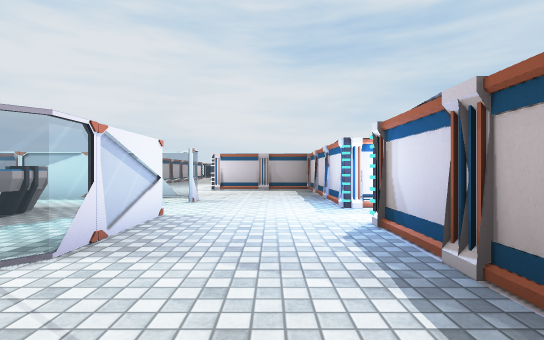
View 1 (above)

16 first-person views from a walk through a scene from a Unity 3-D project. The camera is 1.2 m above the floor, looks level and sees 85° across. Doors are open. The floor is counted in squares, 2 m on a side. Each view is taken from the middle of a square. On the plan, view 1 faces up. The plan holds only what a view shows up to about 9 squares ahead; the rest is blank. Some surface patterns are stand-ins.

View 2
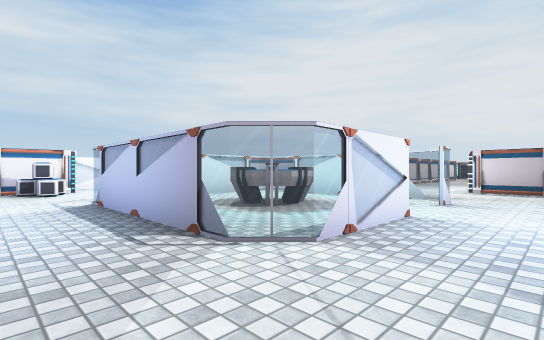

View 3
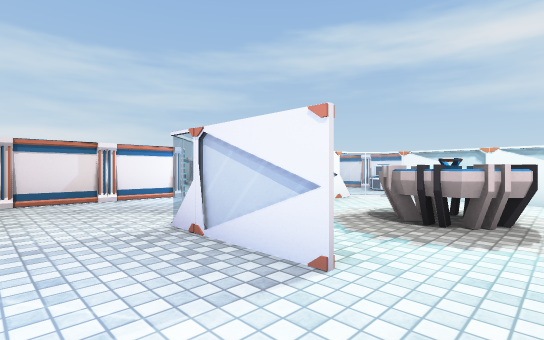

View 4
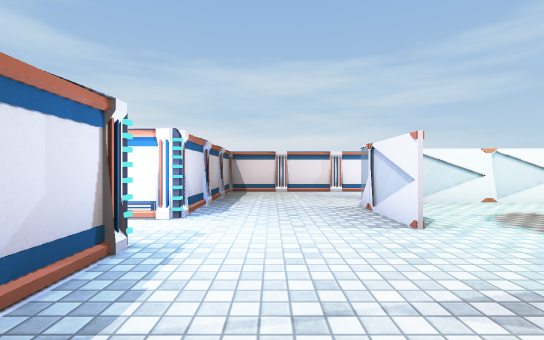

View 5
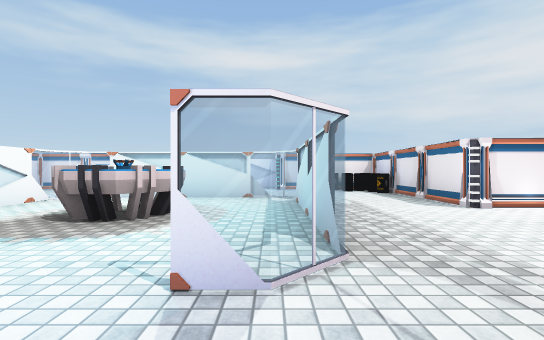

View 6
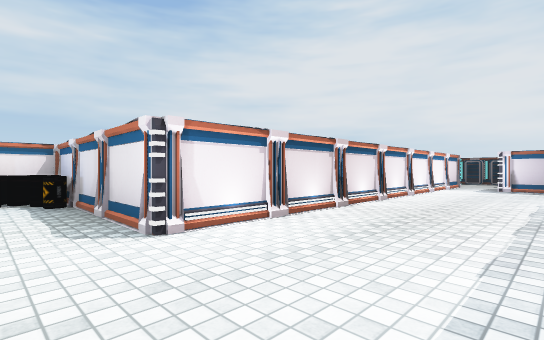

View 7
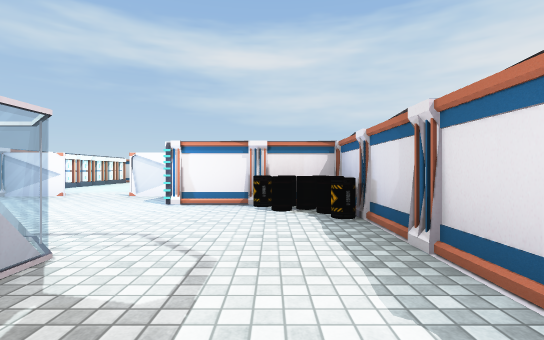

View 8
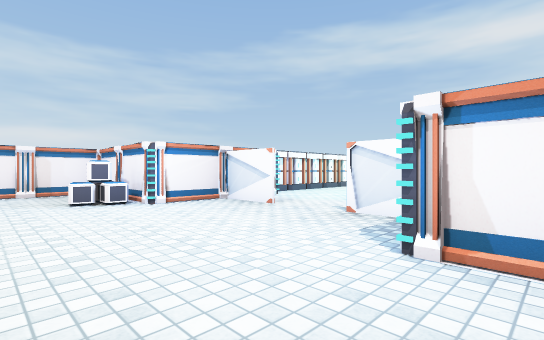

View 9
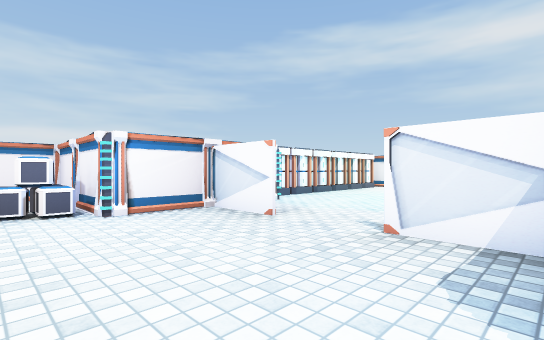

View 10
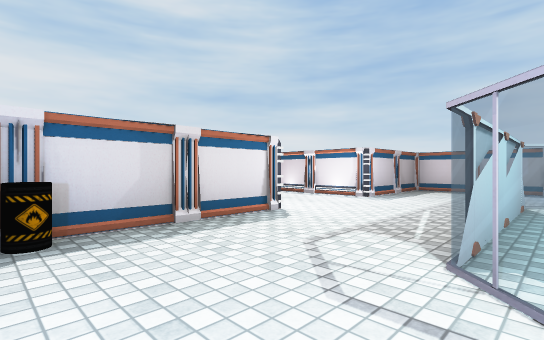

View 11
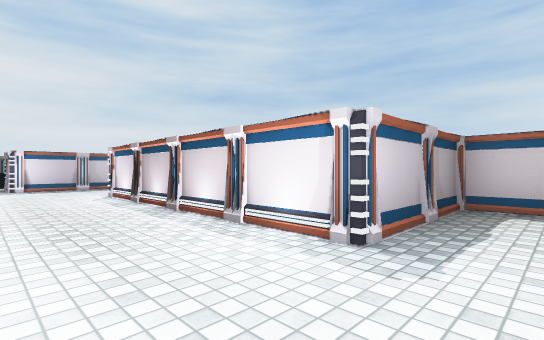

View 12
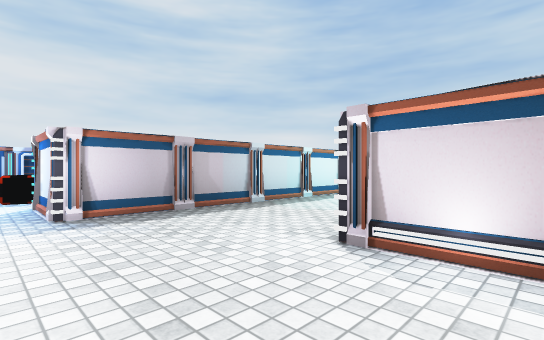

View 13
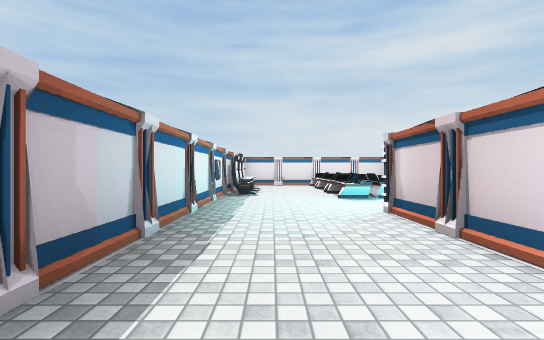

View 14
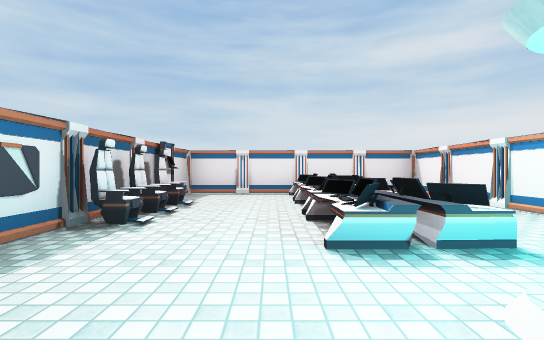

View 15
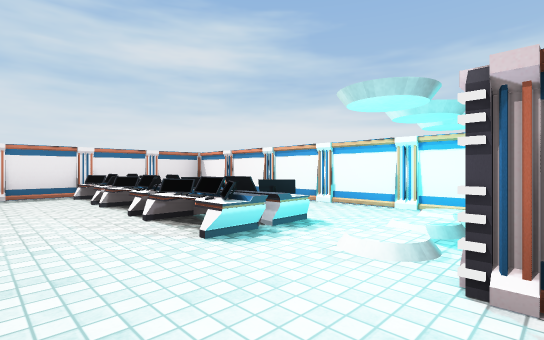

View 16
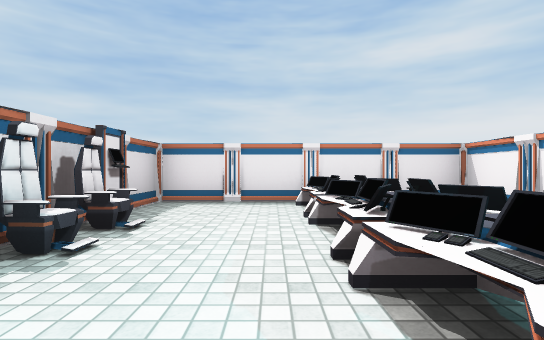

### Floor plan
Points are (right, up) in squares from view 1. A wall is a line through its corners. A room is listed if a view was taken in it or the views show most of it. See-through windows are left out.
Room 1 (views 1, 2, 3)
walls: (-2.5, -1.2) (1.2, -1.2) (1.2, 3.3); (-1.5, 4) (-1.5, 2.2)
ways out: opening at (0, 6) to room 2; open door at (-1.5, 4.5) to room 5; opening at (-3, 0); open door at (1, 4)
Room 2 (views 4, 5, 6, 7, 11, 12, 13, 14, 15)
walls: (-1.3, 15.3) (1.5, 15.3); (1.2, 4.7) (1.2, 9.2) (-1.8, 9.2) (-1.8, 15.5); (-4.7, 18) (-4.7, 9.2) (-6.4, 9.2); (2.5, 18.2) (-3.3, 18.2)
ways out: opening at (0, 6) to room 1; opening at (-6.5, 7.5) to room 3; opening at (2, 16.5) to room 4; open door at (-4, 18.5)
Room 3 (views 8, 9, 10)
walls: (-10.8, 3.2) (-10.8, 1.8); (-10.8, 6) (-10.8, 4.8); (-11, 1.8) (-9.1, 1.8); (-9.2, 7.6) (-9.2, 6.1); (-9.2, 0) (-9.2, -1.2) (-7.3, -1.2); (-6.4, 9.2) (-7.6, 9.2)
ways out: opening at (-6.5, 7.5) to room 2; opening at (-6, 0); open door at (-11, 4)
objects: container (-9, 1); other object (-9, 8); other object (-9, 9); container (-8, 1); barrel (-8, 8); barrel (-8, 9)
Room 4 (view 16)
walls: (3.5, 18.2) (2.5, 18.2); (7, 18) (6.4, 18); (1.9, 12.3) (8.7, 12.3) (8.7, 18.2) (7.3, 18.2)
ways out: opening at (2, 16.5) to room 2
objects: desk (3, 14) to (4, 14); desk (3, 15) to (4, 15); other object (4, 18); desk (5, 14) to (6, 14); desk (5, 15) to (6, 15); other object (5, 18); other object (6, 18); desk (7, 14) to (8, 14); desk (7, 15) to (8, 15)
Room 5 (no view inside)
walls: (-5.7, 1.5) (-2.7, 1.5); (-6.5, 5.8) (-6.5, 2.4); (-2, 6.5) (-6, 6.5)
ways out: open door at (-1.5, 4.5) to room 1
objects: projector (-4, 4)

Where each view was taken, in squares from view 1:
view 1: 0 up, 0 right, facing up
view 2: 0 up, 0 right, facing up-left
view 3: 5 up, 0 right, facing down-left
view 4: 7 up, 0 right, facing down
view 5: 6 up, 0 right, facing left
view 6: 8 up, 2 left, facing up-left
view 7: 8 up, 4 left, facing left
view 8: 7 up, 7 left, facing down-left
view 9: 6 up, 8 left, facing down-left
view 10: 6 up, 8 left, facing up-right
view 11: 8 up, 4 left, facing up-right
view 12: 14 up, 4 left, facing up-right
view 13: 17 up, 3 left, facing right
view 14: 16 up, 1 right, facing right
view 15: 17 up, 1 right, facing down-right
view 16: 16 up, 3 right, facing right
